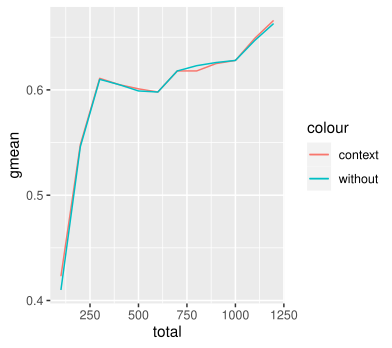

This figure's R source:
df<-read.csv("/home/hareem/UofA2023/eseval_v2/eseval_timewise_batched/resultlist_neutron_K=3_with_context.csv",header=TRUE)
mean(df$FAR)
mean(df$gmean)

df2<-read.csv("/home/hareem/UofA2023/eseval_v2/eseval_timewise_batched/all_irjit_results_on_sampled_commits.csv")
df3=df2[df2$cumulative=="Yes" & df2$K==3 & df2$project=="neutron",]
mean(df3$FAR)
mean(df3$gmean)

library(ggplot2)

ggplot() +
  +     geom_line(data = df, aes(x = total, y = gmean, color="context"), show.legend = TRUE)+
  +     geom_line(data = df3, aes(x = total, y = gmean, color="without"), show.legend = TRUE )
